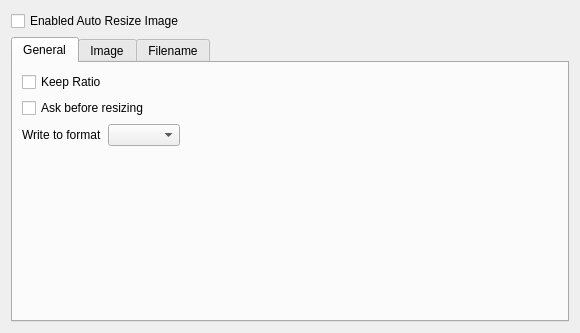
<?xml version="1.0" encoding="UTF-8"?>
<ui version="4.0">
 <class>ImageScalingWidget</class>
 <widget class="QWidget" name="ImageScalingWidget">
  <property name="geometry">
   <rect>
    <x>0</x>
    <y>0</y>
    <width>580</width>
    <height>333</height>
   </rect>
  </property>
  <layout class="QVBoxLayout" name="verticalLayout">
   <item>
    <widget class="QCheckBox" name="enabledAutoResize">
     <property name="text">
      <string>Enabled Auto Resize Image</string>
     </property>
    </widget>
   </item>
   <item>
    <widget class="QTabWidget" name="tabWidget">
     <property name="currentIndex">
      <number>0</number>
     </property>
     <widget class="QWidget" name="tab">
      <attribute name="title">
       <string>General</string>
      </attribute>
      <layout class="QGridLayout" name="gridLayout_4">
       <item row="0" column="0">
        <widget class="QCheckBox" name="KeepImageRatio">
         <property name="text">
          <string>Keep Ratio</string>
         </property>
        </widget>
       </item>
       <item row="1" column="0">
        <widget class="QCheckBox" name="AskBeforeResizing">
         <property name="text">
          <string>Ask before resizing</string>
         </property>
        </widget>
       </item>
       <item row="2" column="0">
        <layout class="QHBoxLayout" name="horizontalLayout">
         <item>
          <widget class="QLabel" name="label">
           <property name="text">
            <string>Write to format</string>
           </property>
          </widget>
         </item>
         <item>
          <widget class="KComboBox" name="WriteToImageFormat"/>
         </item>
        </layout>
       </item>
       <item row="2" column="1">
        <spacer name="horizontalSpacer">
         <property name="orientation">
          <enum>Qt::Horizontal</enum>
         </property>
         <property name="sizeHint" stdset="0">
          <size>
           <width>350</width>
           <height>20</height>
          </size>
         </property>
        </spacer>
       </item>
       <item row="3" column="1">
        <spacer name="verticalSpacer">
         <property name="orientation">
          <enum>Qt::Vertical</enum>
         </property>
         <property name="sizeHint" stdset="0">
          <size>
           <width>20</width>
           <height>40</height>
          </size>
         </property>
        </spacer>
       </item>
      </layout>
     </widget>
     <widget class="QWidget" name="tab_2">
      <attribute name="title">
       <string>Image</string>
      </attribute>
      <layout class="QVBoxLayout" name="verticalLayout_2">
       <item>
        <widget class="QCheckBox" name="ReduceImageToMaximum">
         <property name="text">
          <string>Reduce image to maximum dimension:</string>
         </property>
        </widget>
       </item>
       <item>
        <layout class="QFormLayout" name="formLayout">
         <property name="fieldGrowthPolicy">
          <enum>QFormLayout::ExpandingFieldsGrow</enum>
         </property>
         <item row="0" column="0">
          <layout class="QVBoxLayout" name="verticalLayout_4">
           <item>
            <widget class="QLabel" name="label_2">
             <property name="text">
              <string>Maximum width:</string>
             </property>
            </widget>
           </item>
           <item>
            <widget class="QLabel" name="label_3">
             <property name="text">
              <string>Maximum height:</string>
             </property>
            </widget>
           </item>
          </layout>
         </item>
         <item row="0" column="1">
          <layout class="QGridLayout" name="gridLayout_2">
           <item row="0" column="0">
            <widget class="KComboBox" name="CBMaximumWidth"/>
           </item>
           <item row="2" column="0">
            <widget class="KComboBox" name="CBMaximumHeight"/>
           </item>
           <item row="0" column="1">
            <widget class="KIntSpinBox" name="customMaximumWidth">
             <property name="suffix">
              <string> pt</string>
             </property>
             <property name="minimum">
              <number>1</number>
             </property>
             <property name="maximum">
              <number>999999</number>
             </property>
            </widget>
           </item>
           <item row="2" column="1">
            <widget class="KIntSpinBox" name="customMaximumHeight">
             <property name="suffix">
              <string> pt</string>
             </property>
             <property name="minimum">
              <number>1</number>
             </property>
             <property name="maximum">
              <number>999999</number>
             </property>
            </widget>
           </item>
          </layout>
         </item>
        </layout>
       </item>
       <item>
        <widget class="QCheckBox" name="EnlargeImageToMinimum">
         <property name="text">
          <string>Enlarge image to minimum dimension</string>
         </property>
        </widget>
       </item>
       <item>
        <layout class="QFormLayout" name="formLayout_2">
         <item row="0" column="0">
          <layout class="QVBoxLayout" name="verticalLayout_5">
           <item>
            <widget class="QLabel" name="label_4">
             <property name="text">
              <string>Minimum width:</string>
             </property>
            </widget>
           </item>
           <item>
            <widget class="QLabel" name="label_5">
             <property name="text">
              <string>Minimum height:</string>
             </property>
            </widget>
           </item>
          </layout>
         </item>
         <item row="0" column="1">
          <layout class="QGridLayout" name="gridLayout_3">
           <item row="0" column="0">
            <widget class="KComboBox" name="CBMinimumWidth"/>
           </item>
           <item row="2" column="0">
            <widget class="KComboBox" name="CBMinimumHeight"/>
           </item>
           <item row="0" column="1">
            <widget class="KIntSpinBox" name="customMinimumWidth">
             <property name="suffix">
              <string> pt</string>
             </property>
             <property name="minimum">
              <number>1</number>
             </property>
             <property name="maximum">
              <number>999999</number>
             </property>
            </widget>
           </item>
           <item row="2" column="1">
            <widget class="KIntSpinBox" name="customMinimumHeight">
             <property name="suffix">
              <string> pt</string>
             </property>
             <property name="minimum">
              <number>1</number>
             </property>
             <property name="maximum">
              <number>999999</number>
             </property>
            </widget>
           </item>
          </layout>
         </item>
        </layout>
       </item>
       <item>
        <layout class="QHBoxLayout" name="horizontalLayout_2">
         <item>
          <widget class="QCheckBox" name="skipImageSizeLower">
           <property name="text">
            <string>Skip image whose size of the source file is lower than:</string>
           </property>
          </widget>
         </item>
         <item>
          <widget class="KIntSpinBox" name="imageSize">
           <property name="suffix">
            <string> KiB</string>
           </property>
           <property name="maximum">
            <number>99999</number>
           </property>
          </widget>
         </item>
        </layout>
       </item>
       <item>
        <spacer name="verticalSpacer_2">
         <property name="orientation">
          <enum>Qt::Vertical</enum>
         </property>
         <property name="sizeHint" stdset="0">
          <size>
           <width>20</width>
           <height>40</height>
          </size>
         </property>
        </spacer>
       </item>
      </layout>
     </widget>
     <widget class="QWidget" name="tab_3">
      <attribute name="title">
       <string>Filename</string>
      </attribute>
      <layout class="QVBoxLayout" name="verticalLayout_3">
       <item>
        <widget class="QGroupBox" name="filterSourceGroupBox">
         <property name="title">
          <string>Source filter</string>
         </property>
         <layout class="QVBoxLayout" name="verticalLayout_6">
          <item>
           <widget class="QRadioButton" name="notFilterFilename">
            <property name="text">
             <string>Do not filter (All files are included)</string>
            </property>
            <property name="checked">
             <bool>true</bool>
            </property>
           </widget>
          </item>
          <item>
           <widget class="QRadioButton" name="includeFilesWithPattern">
            <property name="text">
             <string>Include all files whose names contains one of the patterns</string>
            </property>
           </widget>
          </item>
          <item>
           <widget class="QRadioButton" name="excludeFilesWithPattern">
            <property name="text">
             <string>Exclude all files whose names contains one of the patterns</string>
            </property>
           </widget>
          </item>
          <item>
           <layout class="QHBoxLayout" name="horizontalLayout_3">
            <item>
             <widget class="QLabel" name="patternLabel">
              <property name="text">
               <string>Pattern:</string>
              </property>
             </widget>
            </item>
            <item>
             <widget class="KLineEdit" name="pattern">
              <property name="whatsThis">
               <string>This line allows to define several pattern. Separate them with ';'.</string>
              </property>
             </widget>
            </item>
           </layout>
          </item>
          <item>
           <spacer name="verticalSpacer_3">
            <property name="orientation">
             <enum>Qt::Vertical</enum>
            </property>
            <property name="sizeHint" stdset="0">
             <size>
              <width>20</width>
              <height>40</height>
             </size>
            </property>
           </spacer>
          </item>
         </layout>
        </widget>
       </item>
      </layout>
     </widget>
    </widget>
   </item>
  </layout>
 </widget>
 <customwidgets>
  <customwidget>
   <class>KComboBox</class>
   <extends>QComboBox</extends>
   <header>kcombobox.h</header>
  </customwidget>
  <customwidget>
   <class>KLineEdit</class>
   <extends>QLineEdit</extends>
   <header>klineedit.h</header>
  </customwidget>
  <customwidget>
   <class>KIntSpinBox</class>
   <extends>QSpinBox</extends>
   <header>knuminput.h</header>
  </customwidget>
 </customwidgets>
 <resources/>
 <connections/>
</ui>
